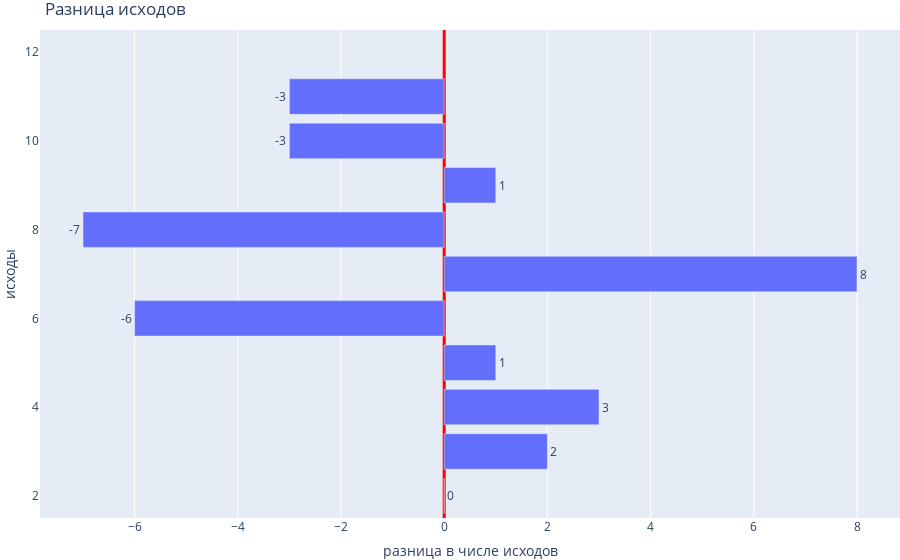

The notebook cell saved with this chart:
### Markdown cell above
А что, если мы хотим вывести не вертикальные столбцы, а горизонтальные полоски?

Это легко сделать надо только:

   * Добавить аргумент orientation='h'
   * Поменять местами x и y в данных и подписях (а так же везде, где мы задаём подписи осей, осевые линии и т.п.)

### Code cell
fig = go.Figure()
fig.add_trace(go.Bar(x = values_1 - values_2 , y = labels , orientation = 'h', text = values_1 - values_2,
                    textposition = 'outside'))
fig.update_xaxes(zeroline=True, zerolinewidth=3, zerolinecolor='red')
fig.update_layout(title = 'Разница исходов',
                 xaxis_title = 'разница в числе исходов',
                 yaxis_title = 'исходы',
                 margin = dict(r = 0,l = 0,t = 30, b = 0))
fig.show()

### Figure 1 — Plotly figure (JSON) as saved in the notebook; plotly's stock layout.template omitted (floating-point values rounded to 4 significant figures)
{"data": [{"orientation": "h", "text": [0, 2, 3, 1, -6, 8, -7, 1, -3, -3, null, null], "textposition": "outside", "type": "bar", "x": [0, 2, 3, 1, -6, 8, -7, 1, -3, -3, null, null], "y": [2, 3, 4, 5, 6, 7, 8, 9, 10, 11, 12]}], "layout": {"margin": {"b": 0, "l": 0, "r": 0, "t": 30}, "title": {"text": "Разница исходов"}, "xaxis": {"title": {"text": "разница в числе исходов"}, "zeroline": true, "zerolinecolor": "red", "zerolinewidth": 3}, "yaxis": {"title": {"text": "исходы"}}}}
